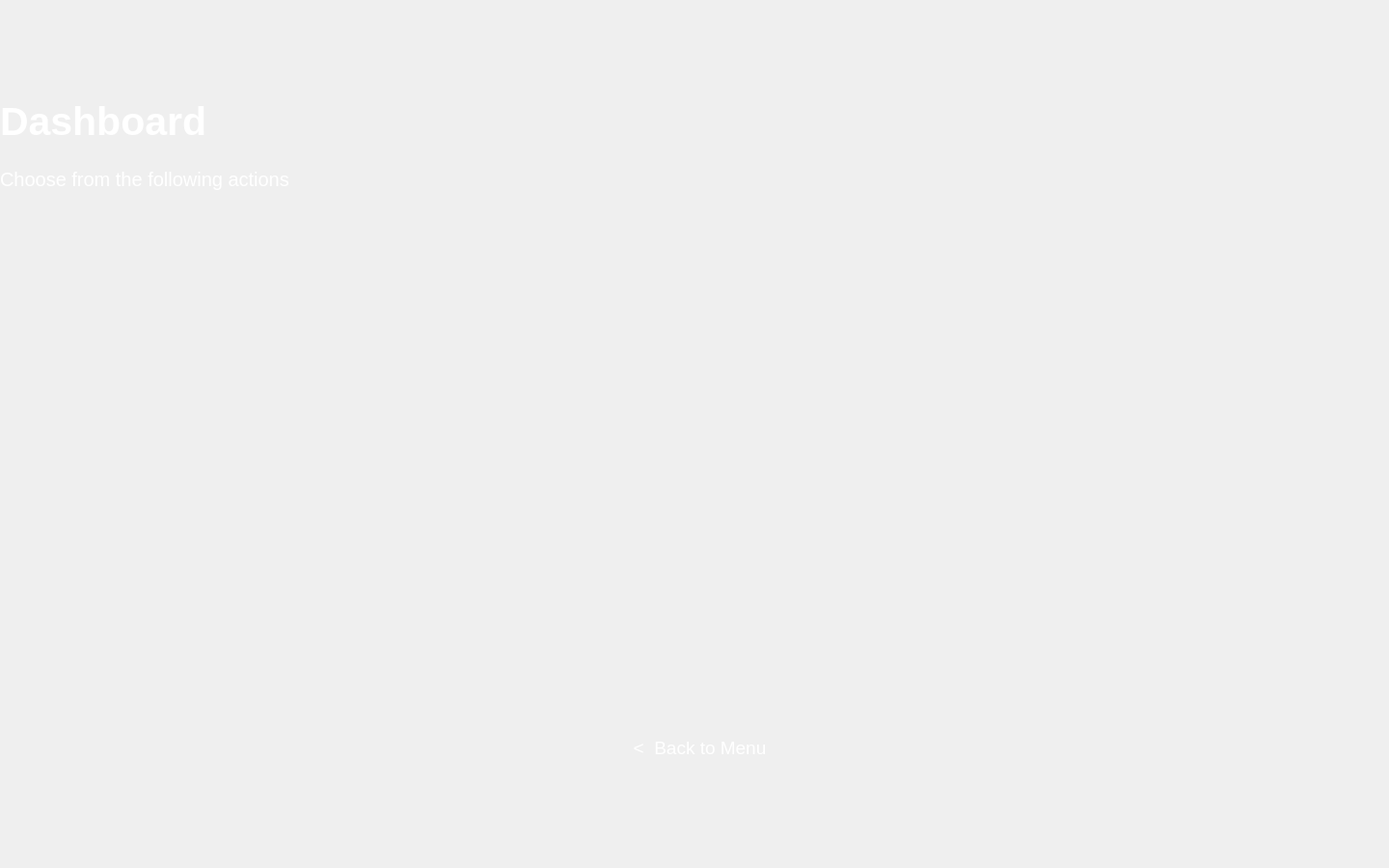
<?xml version="1.0" encoding="UTF-8"?>
<ui version="4.0">
 <class>Form</class>
 <widget class="QWidget" name="Form">
  <property name="geometry">
   <rect>
    <x>0</x>
    <y>0</y>
    <width>1440</width>
    <height>900</height>
   </rect>
  </property>
  <property name="windowTitle">
   <string>Form</string>
  </property>
  <widget class="QLabel" name="bg_label">
   <property name="geometry">
    <rect>
     <x>0</x>
     <y>0</y>
     <width>1440</width>
     <height>900</height>
    </rect>
   </property>
   <property name="text">
    <string/>
   </property>
   <property name="pixmap">
    <pixmap>../icons/gradient-bg.png</pixmap>
   </property>
   <property name="scaledContents">
    <bool>true</bool>
   </property>
  </widget>
  <widget class="QLabel" name="label_2">
   <property name="geometry">
    <rect>
     <x>0</x>
     <y>90</y>
     <width>1440</width>
     <height>71</height>
    </rect>
   </property>
   <property name="styleSheet">
    <string notr="true">QLabel {
color: white;
font-family: 'Inter 24pt ExtraBold';
font-size: 31pt;
font-weight:bold;
qproperty-alignment: 'AlignCenter';
}</string>
   </property>
   <property name="text">
    <string>Dashboard</string>
   </property>
  </widget>
  <widget class="QLabel" name="label_3">
   <property name="geometry">
    <rect>
     <x>0</x>
     <y>150</y>
     <width>1440</width>
     <height>71</height>
    </rect>
   </property>
   <property name="styleSheet">
    <string notr="true">QLabel {
color: white;
font-family: 'Poppins';
font-size: 15pt;
qproperty-alignment: 'AlignCenter';
}</string>
   </property>
   <property name="text">
    <string>Choose from the following actions</string>
   </property>
  </widget>
  <widget class="QPushButton" name="back_btn">
   <property name="geometry">
    <rect>
     <x>620</x>
     <y>760</y>
     <width>211</width>
     <height>31</height>
    </rect>
   </property>
   <property name="styleSheet">
    <string notr="true">QPushButton {
background: none;
border: none;
font-family: 'Poppins';
font-size: 14pt;
color: white;
}

QPushButton:hover {
text-decoration: underline;
}
</string>
   </property>
   <property name="text">
    <string>&lt;  Back to Menu</string>
   </property>
  </widget>
 </widget>
 <resources/>
 <connections/>
</ui>
